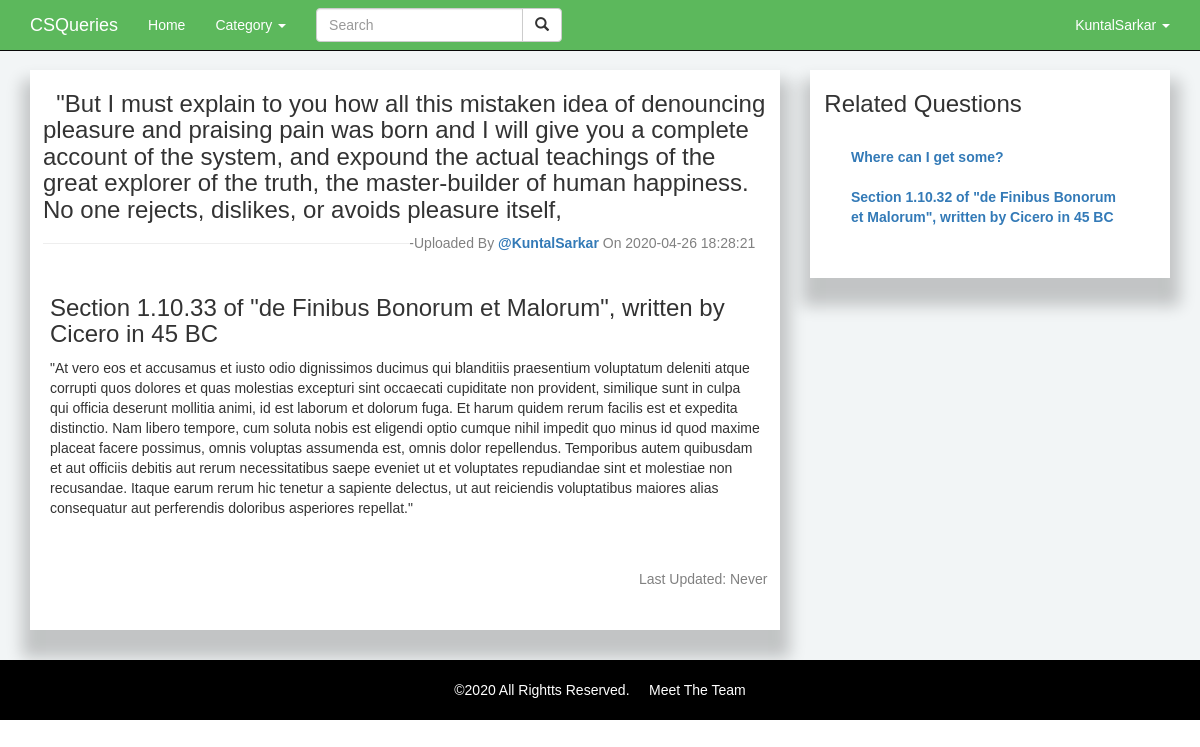
The page /questions/DBMS/34/But-I-must-explain-to-you-how-all-this-mistaken-id (signed in) on the database its author committed.
### tables this page shows
CREATE TABLE IF NOT EXISTS `contents` (
  `ContentId` int(10) NOT NULL AUTO_INCREMENT,
  `AuthId` int(10) DEFAULT NULL,
  `Question` varchar(1000) DEFAULT NULL,
  `DashedQuestion` varchar(1000) NOT NULL,
  `Answer` text DEFAULT NULL,
  `CreatedAt` datetime DEFAULT current_timestamp(),
  `UpdatedAt` timestamp NULL DEFAULT current_timestamp(),
  `CategoryId` int(10) DEFAULT NULL,
  `isPublished` tinyint(1) NOT NULL DEFAULT 0,
  PRIMARY KEY (`ContentId`),
  KEY `AuthId` (`AuthId`),
  KEY `CategoryId` (`CategoryId`)
);

CREATE TABLE IF NOT EXISTS `author` (
  `AuthId` int(10) NOT NULL AUTO_INCREMENT,
  `UserName` varchar(100) NOT NULL,
  `PassWord` varchar(200) NOT NULL,
  `PassWordSalt` varchar(100) NOT NULL,
  `Email` varchar(100) NOT NULL,
  `Name` varchar(100) NOT NULL,
  `CreatedAt` datetime NOT NULL DEFAULT current_timestamp(),
  `Image` varchar(100) NOT NULL,
  PRIMARY KEY (`AuthId`),
  UNIQUE KEY `UniqueUserName` (`UserName`)
);

### application/controllers/contentManagement/getQuestions.php (called while the page is built, shortened)
<?php
class getQuestions extends CI_Controller {
	public function fetchQuestion($category=NULL,$questionId =NULL ,$questionText=NULL){
		$this->load->model("contentManagement/fetchContent_model");
		$mainData['question']=$this->fetchContent_model->questionDetails($questionId);
		$mainData['RelatedQuestionFromTopic']=$this->fetchContent_model->getCategoryQuestions($category);
		$this->load->model("contentManagement/fetchContent_model");
		$data['category']=$this->fetchContent_model->categories();
		if(!empty($mainData['question'])){
			$data['title']="Questions | CSQueries";
			$this->load->view('templates/Header',$data);
			$this->load->view('HomeViews/ShowContents',$mainData);
			$this->load->view('templates/Footer');
		}else{
			show_404();
		}
	}
}

### index.php (called while the page is built, shortened)
<?php
require_once BASEPATH.'core/CodeIgniter.php';

### application/models/contentManagement/fetchContent_model.php (called while the page is built, shortened)
<?php
class fetchContent_model extends CI_Model{
	public function questionDetails($questionId){
		$queryResult = $this->db->query('SELECT * FROM contents,author WHERE ContentId="'.$questionId.'" AND contents.AuthId=author.AuthId');
		return $queryResult->result_array();
	}
	public function getCategoryQuestions($category){
		$queryResult = $this->db->query('SELECT * FROM contents,category WHERE category.CategoryName="'.$category.'" AND category.CategoryId=contents.CategoryId AND isPublished=1');
		return $queryResult->result_array();
	}
}
?>

### application/views/HomeViews/ShowContents.php (the view)
<?php
foreach ($question as $row) {
	$contentName= $row['Question'];
	$contentDesc= $row['Answer'];
	$creationTime= $row['CreatedAt'];
	$Author= $row['UserName'];
}
?>
<section style="background-color: #e9eeef91;">
<div class="container" style="padding-top: 40px;">
	<div class="row">
		<div class="col-md-8 col-lg-8 col-sm-12" style="padding: 30px;">
			<div class="row categoryBoxes">
				<div class="col-sm-12" style="padding:1px 13px;"><h3>&nbsp;&nbsp;<?php echo $contentName; ?></h3>
					<span class="datestyle">-Uploaded By <b><a href="<?php echo base_url().$Author; ?>">@<?php echo $Author; ?></a></b> On <?php echo $creationTime; ?>&nbsp;&nbsp;&nbsp;</span><hr></div>
				<div class="col-sm-12" style="padding: 0px 10px;">
					<div class="col-sm-12 questionstyle"><?php echo $contentDesc; ?> </div>
				</div>
				<p>&nbsp;</p>
				<div class="col-sm-12 allQuestionButtonPlace"><p class="datestyle">Last Updated: Never&nbsp;&nbsp;&nbsp;</p></div>
				<p>&nbsp;</p>
			</div>
		</div>
		<div class="col-md-4 col-lg-4 col-sm-12" style="padding: 30px;">
			<div class="row categoryBoxes">
				<div class="col-sm-12" style="padding:1px;"><h3>&nbsp;&nbsp;Related Questions</h3>
				<div class="col-sm-12" style="padding: 0px 10px;">
					<div class="col-sm-12 questionstyle"><?php
				        foreach ($RelatedQuestionFromTopic as $row) {
							echo '<div style="padding:10px 20px;"><b><a href="'.base_url().'questions/'.$row['CategoryName'].'/'.$row['ContentId'].'/'.$row['DashedQuestion'].'">'.$row['Question'].'</a></b></div>';
						}
					?></div>
				</div>
				<p>&nbsp;</p>
			</div>
		</div>
	</div>
</div>
</section>

### application/views/templates/Header.php (shortened to what this page needs)
<?php
$profileNavMenu='<li><a href="'.base_url().'signup" id="linkcolor"><span class="glyphicon glyphicon-user"></span> Sign Up</a></li>
	        <li><a href="'.base_url().'login" id="linkcolor"><span class="glyphicon glyphicon-log-in"></span> Login</a></li>';
if(isset($_SESSION['username'])){
	$profileNavMenu='<li class="dropdown">
	          <a class="dropdown-toggle" data-toggle="dropdown" href="#" id="linkcolor">'.$_SESSION['username'].' <span class="caret"></span></a>
	          <ul class="dropdown-menu navBar">
	            <li><a href="'.base_url().$_SESSION['username'].'" id="linkcolor">Upload Content</a></li>
	            <li><a href="#" id="linkcolor">My Questions</a></li>
	            <li><a href="#" id="linkcolor">Profile</a></li>
	            <li><a href="'.base_url().'userManagement/profile/logout" id="linkcolor">LogOut</a></li>
	          </ul>
	        </li>';
}
?>
<!DOCTYPE html>
<html>
<head>
    <link rel="stylesheet" href="https://maxcdn.bootstrapcdn.com/bootstrap/3.4.1/css/bootstrap.min.css">
    <link href="https://unpkg.com/aos@2.3.1/dist/aos.css" rel="stylesheet">
    <link rel="stylesheet" type="text/css" href="/Questions/assets/css/StyleSheet.css">
</head>
<body>
	<nav class="navbar navbar-inverse navbar-fixed-top navBar">
	  <div class="container">
	    <div class="navbar-header">
	      <a class="navbar-brand" href="<?php echo base_url(); ?>" id="linkcolor">CSQueries</a>
	    </div>
	    <div class="collapse navbar-collapse" id="myNavbar">
	      <ul class="nav navbar-nav">
	        <li><a href="<?php echo base_url(); ?>" id="linkcolor">Home</a></li>
	        <li class="dropdown">
	          <a class="dropdown-toggle" data-toggle="dropdown" href="#" id="linkcolor">Category <span class="caret"></span></a>
	        </li>
	      </ul>
	      <form class="navbar-form navbar-left">
		      <div class="input-group">
		        <input type="text" class="form-control" placeholder="Search" name="search">
		        <div class="input-group-btn">
		          <button class="btn btn-default" type="submit">
		            <i class="glyphicon glyphicon-search"></i>
		          </button>
		        </div>
		      </div>
		    </form>
	      <ul class="nav navbar-nav navbar-right">
	        <?php echo $profileNavMenu; ?>
	      </ul>
	    </div>
	  </div>
	</nav>

### application/views/templates/Footer.php (shortened to what this page needs)
<footer style="background-color: black;padding:20px 0px;color:white;">
	<div class="container">
		<div class="row">
			<div class="col-lg-3 col-md-3 col-sm-12">
			</div>
			<div class="col-lg-6 col-md-6 col-sm-12">
				<center>&copy;2020 All Rightts Reserved. &nbsp; &nbsp; Meet The Team</center>
			</div>
			<div class="col-lg-3 col-md-3 col-sm-12">
			</div>
		</div>
	</div>
</footer>
</body>
</html>

### assets/css/StyleSheet.css (style rules this page uses)
body { font-family: Arial, Helvetica, sans-serif; }
.navBar { background-color: #5cb85c; }
#linkcolor { color:white; background-color: #5cb85c; }
.datestyle { float: right; color:grey; }
.questionstyle { padding:10px; }
.allQuestionButtonPlace { text-align: right; padding:1px; }
.categoryBoxes { box-shadow: 1px 19px 15px 9px rgba(0,0,0,.2); background-color: white; }

### rows shown on the page
contents: Question "\"But I must explain to you how all this mistaken idea of denouncing pleasure and praising pain was born and I will give you a complete account of the system, and expound the actual teachings of the great explorer of the truth, the master-builder of human happiness. No one rejects, dislikes, or avoids pleasure itself,", AuthId.UserName "KuntalSarkar", AuthId.CreatedAt "2020-04-26 18:28:21", Answer "Section 1.10.33 of \"de Finibus Bonorum et Malorum\", written by Cicero in 45 BC \"At vero eos et accusamus et iusto odio dignissimos ducimus qui blanditiis praesentium voluptatum deleniti atque corrupti quos dolores et quas molestias excepturi sint occaecati cupiditate non provident, similique sunt in culpa qui officia deserunt mollitia animi, id est laborum et dolorum fuga. Et harum quidem rerum facilis est et expedita distinctio. Nam libero tempore, cum soluta nobis est eligendi optio cumque nihil impedit quo minus id quod maxime placeat facere possimus, omnis voluptas assumenda est, omnis dolor repellendus. Temporibus autem quibusdam et aut officiis debitis aut rerum necessitatibus saepe…"
contents: Question "Where can I get some?"
contents: Question "Section 1.10.32 of \"de Finibus Bonorum et Malorum\", written by Cicero in 45 BC"

### other values the page prints
$_SESSION['username'] "KuntalSarkar"
